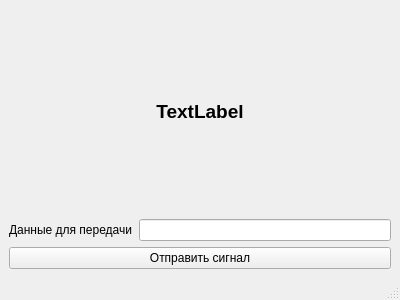
<?xml version="1.0" encoding="UTF-8"?>
<ui version="4.0">
 <class>MainWindow</class>
 <widget class="QMainWindow" name="MainWindow">
  <property name="geometry">
   <rect>
    <x>0</x>
    <y>0</y>
    <width>400</width>
    <height>300</height>
   </rect>
  </property>
  <property name="windowTitle">
   <string>1st form</string>
  </property>
  <widget class="QWidget" name="centralwidget">
   <layout class="QGridLayout" name="gridLayout">
    <item row="1" column="0">
     <widget class="QLabel" name="label_2">
      <property name="text">
       <string>Данные для передачи</string>
      </property>
     </widget>
    </item>
    <item row="1" column="1">
     <widget class="QLineEdit" name="lineEdit"/>
    </item>
    <item row="2" column="0" colspan="2">
     <widget class="QPushButton" name="pushButton">
      <property name="text">
       <string>Отправить сигнал</string>
      </property>
     </widget>
    </item>
    <item row="0" column="0" colspan="2">
     <widget class="QLabel" name="label">
      <property name="font">
       <font>
        <pointsize>14</pointsize>
        <bold>true</bold>
       </font>
      </property>
      <property name="text">
       <string>TextLabel</string>
      </property>
      <property name="alignment">
       <set>Qt::AlignCenter</set>
      </property>
     </widget>
    </item>
   </layout>
  </widget>
  <widget class="QMenuBar" name="menubar">
   <property name="geometry">
    <rect>
     <x>0</x>
     <y>0</y>
     <width>400</width>
     <height>21</height>
    </rect>
   </property>
  </widget>
  <widget class="QStatusBar" name="statusbar"/>
 </widget>
 <resources/>
 <connections/>
</ui>
